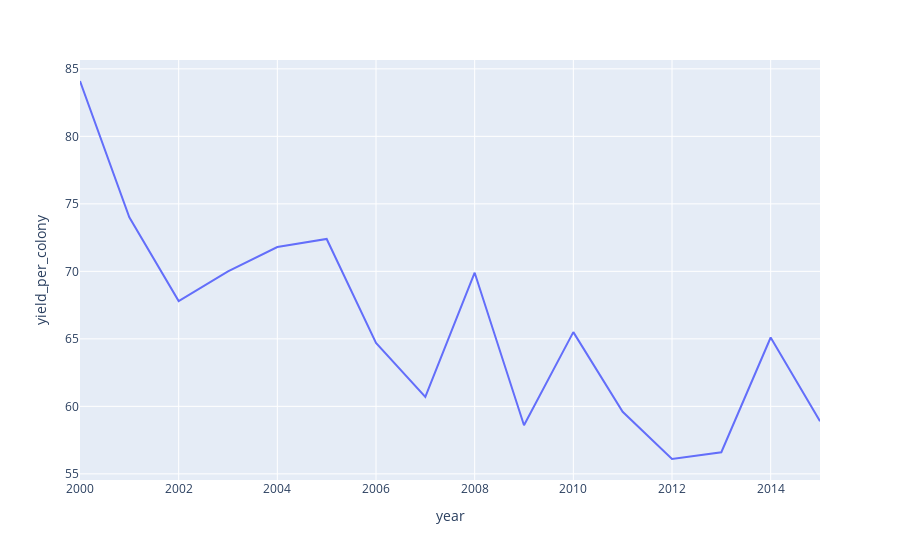

The notebook cell this image was saved under:
### Code cell
px.line(data, x='year', y='yield_per_colony')

### Figure 1 — Plotly figure (JSON) as saved in the notebook; plotly's stock layout.template omitted (floating-point values rounded to 4 significant figures)
{"data": [{"hovertemplate": "year=%{x}<br>yield_per_colony=%{y}<extra></extra>", "legendgroup": "", "line": {"color": "#636efa", "dash": "solid"}, "marker": {"symbol": "circle"}, "mode": "lines", "name": "", "orientation": "v", "showlegend": false, "type": "scatter", "x": [2000, 2001, 2002, 2003, 2004, 2005, 2006, 2007, 2008, 2009, 2010, 2011, 2012, 2013, 2014, 2015], "xaxis": "x", "y": [84.1, 74, 67.8, 70, 71.8, 72.4, 64.7, 60.7, 69.9, 58.6, 65.5, 59.6, 56.1, 56.6, 65.1, 58.9], "yaxis": "y"}], "layout": {"legend": {"tracegroupgap": 0}, "margin": {"t": 60}, "xaxis": {"anchor": "y", "domain": [0, 1], "title": {"text": "year"}}, "yaxis": {"anchor": "x", "domain": [0, 1], "title": {"text": "yield_per_colony"}}}}
